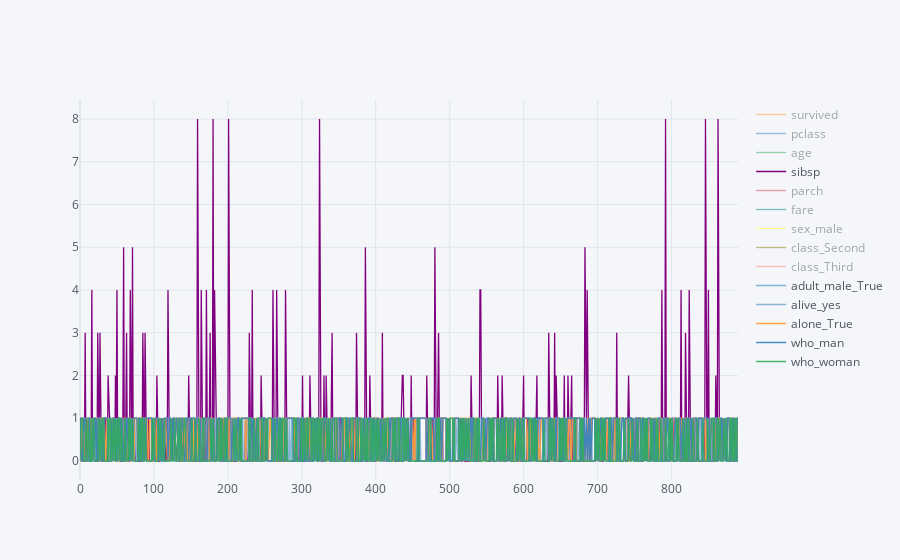

Source (notebook cell):
### Code cell
total_data.iplot()

### Figure 1 — Plotly figure (JSON) as saved in the notebook; plotly's stock layout.template omitted (floating-point values rounded to 4 significant figures; data arrays with more than 128 entries replaced by an {"elided": "..."} marker saying what was removed)
{"data": [{"line": {"color": "rgba(255, 153, 51, 1.0)", "dash": "solid", "shape": "linear", "width": 1.3}, "mode": "lines", "name": "survived", "text": "", "type": "scatter", "visible": "legendonly", "x": {"elided": "891 int values"}, "y": {"elided": "891 int values"}}, {"line": {"color": "rgba(55, 128, 191, 1.0)", "dash": "solid", "shape": "linear", "width": 1.3}, "mode": "lines", "name": "pclass", "text": "", "type": "scatter", "visible": "legendonly", "x": {"elided": "891 int values"}, "y": {"elided": "891 int values"}}, {"line": {"color": "rgba(50, 171, 96, 1.0)", "dash": "solid", "shape": "linear", "width": 1.3}, "mode": "lines", "name": "age", "text": "", "type": "scatter", "visible": "legendonly", "x": {"elided": "891 int values"}, "y": {"elided": "891 mixed values"}}, {"line": {"color": "rgba(128, 0, 128, 1.0)", "dash": "solid", "shape": "linear", "width": 1.3}, "mode": "lines", "name": "sibsp", "text": "", "type": "scatter", "x": {"elided": "891 int values"}, "y": {"elided": "891 int values"}}, {"line": {"color": "rgba(219, 64, 82, 1.0)", "dash": "solid", "shape": "linear", "width": 1.3}, "mode": "lines", "name": "parch", "text": "", "type": "scatter", "visible": "legendonly", "x": {"elided": "891 int values"}, "y": {"elided": "891 int values"}}, {"line": {"color": "rgba(0, 128, 128, 1.0)", "dash": "solid", "shape": "linear", "width": 1.3}, "mode": "lines", "name": "fare", "text": "", "type": "scatter", "visible": "legendonly", "x": {"elided": "891 int values"}, "y": {"elided": "891 float values"}}, {"line": {"color": "rgba(255, 255, 51, 1.0)", "dash": "solid", "shape": "linear", "width": 1.3}, "mode": "lines", "name": "sex_male", "text": "", "type": "scatter", "visible": "legendonly", "x": {"elided": "891 int values"}, "y": {"elided": "891 int values"}}, {"line": {"color": "rgba(128, 128, 0, 1.0)", "dash": "solid", "shape": "linear", "width": 1.3}, "mode": "lines", "name": "class_Second", "text": "", "type": "scatter", "visible": "legendonly", "x": {"elided": "891 int values"}, "y": {"elided": "891 int values"}}, {"line": {"color": "rgba(251, 128, 114, 1.0)", "dash": "solid", "shape": "linear", "width": 1.3}, "mode": "lines", "name": "class_Third", "text": "", "type": "scatter", "visible": "legendonly", "x": {"elided": "891 int values"}, "y": {"elided": "891 int values"}}, {"line": {"color": "rgba(128, 177, 211, 1.0)", "dash": "solid", "shape": "linear", "width": 1.3}, "mode": "lines", "name": "adult_male_True", "text": "", "type": "scatter", "x": {"elided": "891 int values"}, "y": {"elided": "891 int values"}}, {"line": {"color": "rgba(128, 177, 211, 0.8999999999999999)", "dash": "solid", "shape": "linear", "width": 1.3}, "mode": "lines", "name": "alive_yes", "text": "", "type": "scatter", "x": {"elided": "891 int values"}, "y": {"elided": "891 int values"}}, {"line": {"color": "rgba(255, 153, 51, 0.8999999999999999)", "dash": "solid", "shape": "linear", "width": 1.3}, "mode": "lines", "name": "alone_True", "text": "", "type": "scatter", "x": {"elided": "891 int values"}, "y": {"elided": "891 int values"}}, {"line": {"color": "rgba(55, 128, 191, 0.8999999999999999)", "dash": "solid", "shape": "linear", "width": 1.3}, "mode": "lines", "name": "who_man", "text": "", "type": "scatter", "x": {"elided": "891 int values"}, "y": {"elided": "891 int values"}}, {"line": {"color": "rgba(50, 171, 96, 0.8999999999999999)", "dash": "solid", "shape": "linear", "width": 1.3}, "mode": "lines", "name": "who_woman", "text": "", "type": "scatter", "x": {"elided": "891 int values"}, "y": {"elided": "891 int values"}}], "layout": {"autosize": true, "legend": {"bgcolor": "#F5F6F9", "font": {"color": "#4D5663"}}, "paper_bgcolor": "#F5F6F9", "plot_bgcolor": "#F5F6F9", "title": {"font": {"color": "#4D5663"}}, "xaxis": {"autorange": true, "gridcolor": "#E1E5ED", "range": [0, 890], "showgrid": true, "tickfont": {"color": "#4D5663"}, "title": {"font": {"color": "#4D5663"}, "text": ""}, "type": "linear", "zerolinecolor": "#E1E5ED"}, "yaxis": {"autorange": true, "gridcolor": "#E1E5ED", "range": [-0.4444, 8.444], "showgrid": true, "tickfont": {"color": "#4D5663"}, "title": {"font": {"color": "#4D5663"}, "text": ""}, "type": "linear", "zerolinecolor": "#E1E5ED"}}}
